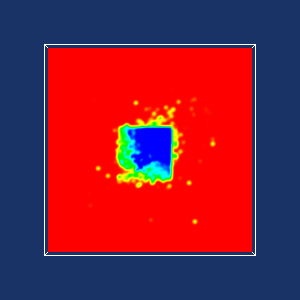

Here is the Python script that generated this plot:
#!/usr/bin/env python

# Demonstrate vtkSPHInterpolator with a quintic kernel by reading SPH
# particle data from a VTU file and interpolating onto a probe plane.

import os

# Factory overrides
import vtkmodules.vtkInteractionStyle  # noqa: F401
import vtkmodules.vtkRenderingFreeType  # noqa: F401
import vtkmodules.vtkRenderingOpenGL2  # noqa: F401

from vtkmodules.vtkCommonCore import vtkPoints
from vtkmodules.vtkCommonDataModel import vtkPolyData
from vtkmodules.vtkCommonSystem import vtkTimerLog
from vtkmodules.vtkFiltersModeling import vtkOutlineFilter
from vtkmodules.vtkFiltersPoints import (
    vtkSPHInterpolator,
    vtkSPHQuinticKernel,
)
from vtkmodules.vtkFiltersSources import vtkPlaneSource
from vtkmodules.vtkIOXML import vtkXMLUnstructuredGridReader
from vtkmodules.vtkRenderingCore import (
    vtkActor,
    vtkPolyDataMapper,
    vtkRenderWindow,
    vtkRenderWindowInteractor,
    vtkRenderer,
)

data_dir = os.environ.get("VPE_DATA_DIR", os.path.dirname(os.path.abspath(__file__)))

# Parameters
res = 250

# Read SPH particle data
reader = vtkXMLUnstructuredGridReader()
reader.SetFileName(os.path.join(data_dir, "SPH_Points.vtu"))
reader.Update()
output = reader.GetOutput()
scalar_range = output.GetPointData().GetArray("Rho").GetRange()

# Probe plane
center = output.GetCenter()
bounds = output.GetBounds()

plane = vtkPlaneSource()
plane.SetResolution(res, res)
plane.SetOrigin(bounds[0], bounds[2], bounds[4])
plane.SetPoint1(bounds[1], bounds[2], bounds[4])
plane.SetPoint2(bounds[0], bounds[3], bounds[4])
plane.SetCenter(center)
plane.SetNormal(0, 0, 1)
plane.Push(1.15)
plane.Update()

# First test with empty input
empty_points = vtkPoints()
empty_data = vtkPolyData()
empty_data.SetPoints(empty_points)

sph_kernel = vtkSPHQuinticKernel()
sph_kernel.SetSpatialStep(0.1)

interpolator = vtkSPHInterpolator()
interpolator.SetInputConnection(plane.GetOutputPort())
interpolator.SetSourceData(empty_data)
interpolator.SetKernel(sph_kernel)
interpolator.Update()

# Now with actual data
interpolator.SetInputConnection(plane.GetOutputPort())
interpolator.SetSourceConnection(reader.GetOutputPort())

timer = vtkTimerLog()
timer.StartTimer()
interpolator.Update()
timer.StopTimer()
print("Interpolate Points (SPH): {0}".format(timer.GetElapsedTime()))

interpolator_mapper = vtkPolyDataMapper()
interpolator_mapper.SetInputConnection(interpolator.GetOutputPort())
interpolator_mapper.SetScalarModeToUsePointFieldData()
interpolator_mapper.SelectColorArray("Rho")
interpolator_mapper.SetScalarRange(0, 720)

interpolator_actor = vtkActor()
interpolator_actor.SetMapper(interpolator_mapper)

# Outline
outline = vtkOutlineFilter()
outline.SetInputData(output)

outline_mapper = vtkPolyDataMapper()
outline_mapper.SetInputConnection(outline.GetOutputPort())

outline_actor = vtkActor()
outline_actor.SetMapper(outline_mapper)

# Renderer
renderer = vtkRenderer()
renderer.AddActor(interpolator_actor)
renderer.AddActor(outline_actor)
renderer.SetBackground(0.1, 0.2, 0.4)

# Window
render_window = vtkRenderWindow()
render_window.AddRenderer(renderer)
render_window.SetSize(300, 300)
render_window.SetWindowName("sph interpolator")

# Interactor
interactor = vtkRenderWindowInteractor()
interactor.SetRenderWindow(render_window)

interactor.Initialize()
interactor.Start()
